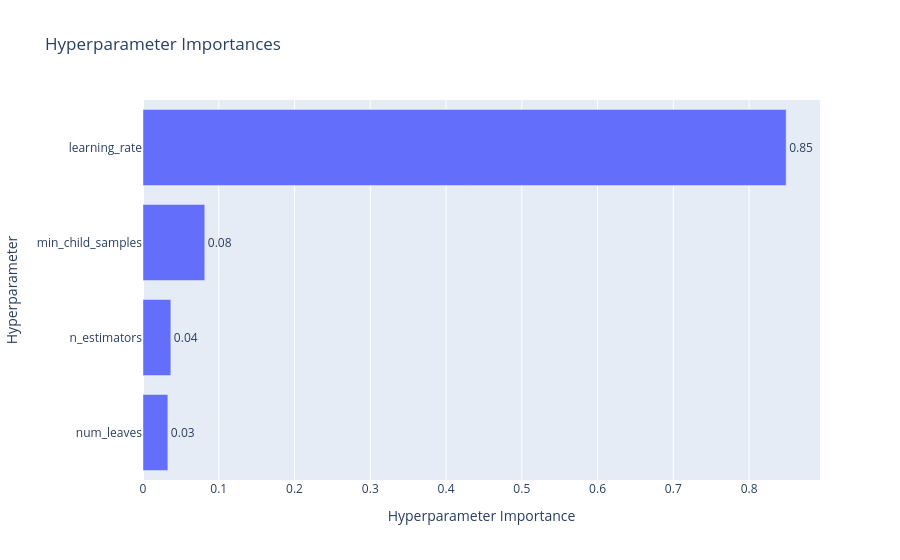
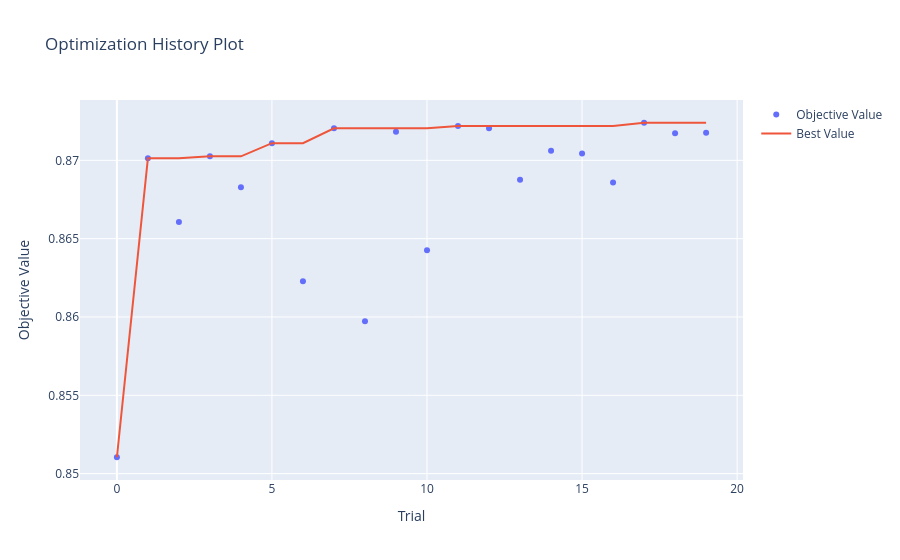

The notebook cell these images were saved under, in order:
### Code cell
import optuna
optuna.visualization.plot_param_importances(studies[best_name]).show()
optuna.visualization.plot_optimization_history(studies[best_name]).show()

### Figure 1 — Plotly figure (JSON) as saved in the notebook; plotly's stock layout.template omitted (floating-point values rounded to 4 significant figures)
{"data": [{"cliponaxis": false, "hovertemplate": ["num_leaves (IntDistribution): 0.032796077147221436<extra></extra>", "n_estimators (IntDistribution): 0.03674131427512753<extra></extra>", "min_child_samples (IntDistribution): 0.08153761964268506<extra></extra>", "learning_rate (FloatDistribution): 0.848924988934966<extra></extra>"], "name": "Objective Value", "orientation": "h", "text": ["0.03", "0.04", "0.08", "0.85"], "textposition": "outside", "type": "bar", "x": [0.0328, 0.03674, 0.08154, 0.8489], "y": ["num_leaves", "n_estimators", "min_child_samples", "learning_rate"]}], "layout": {"title": {"text": "Hyperparameter Importances"}, "xaxis": {"title": {"text": "Hyperparameter Importance"}}, "yaxis": {"title": {"text": "Hyperparameter"}}}}

### Figure 2 — Plotly figure (JSON) as saved in the notebook; plotly's stock layout.template omitted (floating-point values rounded to 4 significant figures)
{"data": [{"mode": "markers", "name": "Objective Value", "type": "scatter", "x": [0, 1, 2, 3, 4, 5, 6, 7, 8, 9, 10, 11, 12, 13, 14, 15, 16, 17, 18, 19], "y": [0.851, 0.8701, 0.8661, 0.8703, 0.8683, 0.8711, 0.8623, 0.872, 0.8597, 0.8718, 0.8643, 0.8722, 0.872, 0.8688, 0.8706, 0.8704, 0.8686, 0.8724, 0.8717, 0.8718]}, {"mode": "lines", "name": "Best Value", "type": "scatter", "x": [0, 1, 2, 3, 4, 5, 6, 7, 8, 9, 10, 11, 12, 13, 14, 15, 16, 17, 18, 19], "y": [0.851, 0.8701, 0.8701, 0.8703, 0.8703, 0.8711, 0.8711, 0.872, 0.872, 0.872, 0.872, 0.8722, 0.8722, 0.8722, 0.8722, 0.8722, 0.8722, 0.8724, 0.8724, 0.8724]}, {"marker": {"color": "#cccccc"}, "mode": "markers", "name": "Infeasible Trial", "showlegend": false, "type": "scatter", "x": [], "y": []}], "layout": {"title": {"text": "Optimization History Plot"}, "xaxis": {"title": {"text": "Trial"}}, "yaxis": {"title": {"text": "Objective Value"}}}}
